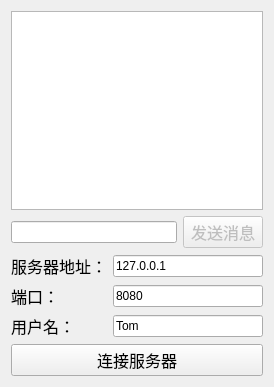
<?xml version="1.0" encoding="UTF-8"?>
<ui version="4.0">
 <class>ClientDialog</class>
 <widget class="QDialog" name="ClientDialog">
  <property name="geometry">
   <rect>
    <x>0</x>
    <y>0</y>
    <width>274</width>
    <height>387</height>
   </rect>
  </property>
  <property name="windowTitle">
   <string>ClientDialog</string>
  </property>
  <layout class="QVBoxLayout" name="verticalLayout">
   <item>
    <widget class="QListWidget" name="listWidget"/>
   </item>
   <item>
    <layout class="QHBoxLayout" name="horizontalLayout">
     <item>
      <widget class="QLineEdit" name="send_Edit"/>
     </item>
     <item>
      <widget class="QPushButton" name="send_Button">
       <property name="enabled">
        <bool>false</bool>
       </property>
       <property name="sizePolicy">
        <sizepolicy hsizetype="Preferred" vsizetype="Fixed">
         <horstretch>0</horstretch>
         <verstretch>0</verstretch>
        </sizepolicy>
       </property>
       <property name="font">
        <font>
         <pointsize>12</pointsize>
        </font>
       </property>
       <property name="text">
        <string>发送消息</string>
       </property>
       <property name="default">
        <bool>true</bool>
       </property>
      </widget>
     </item>
    </layout>
   </item>
   <item>
    <layout class="QGridLayout" name="gridLayout">
     <item row="0" column="0">
      <widget class="QLabel" name="label">
       <property name="font">
        <font>
         <pointsize>12</pointsize>
        </font>
       </property>
       <property name="text">
        <string>服务器地址：</string>
       </property>
      </widget>
     </item>
     <item row="0" column="1">
      <widget class="QLineEdit" name="Ip_Edit">
       <property name="text">
        <string>127.0.0.1</string>
       </property>
      </widget>
     </item>
     <item row="1" column="0">
      <widget class="QLabel" name="label_2">
       <property name="font">
        <font>
         <pointsize>12</pointsize>
        </font>
       </property>
       <property name="text">
        <string>端口：</string>
       </property>
      </widget>
     </item>
     <item row="1" column="1">
      <widget class="QLineEdit" name="port_Edit">
       <property name="text">
        <string>8080</string>
       </property>
      </widget>
     </item>
     <item row="2" column="0">
      <widget class="QLabel" name="label_3">
       <property name="font">
        <font>
         <pointsize>12</pointsize>
        </font>
       </property>
       <property name="text">
        <string>用户名：</string>
       </property>
      </widget>
     </item>
     <item row="2" column="1">
      <widget class="QLineEdit" name="user_Edit">
       <property name="text">
        <string>Tom</string>
       </property>
      </widget>
     </item>
    </layout>
   </item>
   <item>
    <layout class="QHBoxLayout" name="horizontalLayout_2">
     <item>
      <widget class="QPushButton" name="connect_Button">
       <property name="font">
        <font>
         <pointsize>12</pointsize>
        </font>
       </property>
       <property name="text">
        <string>连接服务器</string>
       </property>
      </widget>
     </item>
    </layout>
   </item>
  </layout>
 </widget>
 <layoutdefault spacing="6" margin="11"/>
 <resources/>
 <connections/>
</ui>
